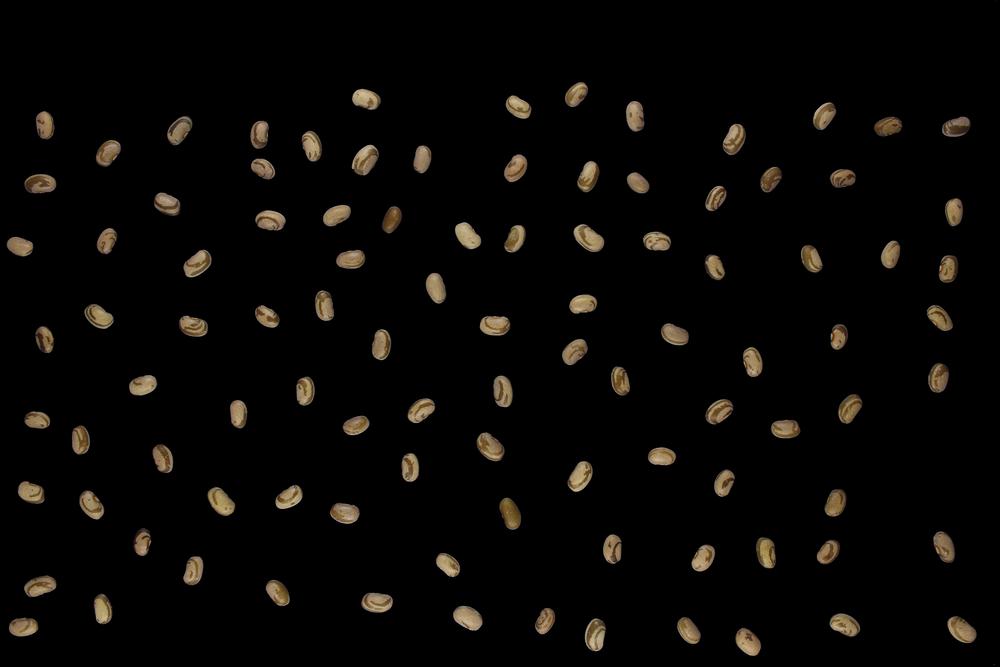
#> input picture Roteiros de Estudo Orientado - REOs/REO 02/AULA_09/img_seg.png, 1000 x 667 px, shrunk from 5184 x 3456 before the run, found by its file name
$ python hsv.py
#> lines starting #> are read from the running program, lines starting #| are printed output that depends on the picture; after the words box and inside, x2 and y2 are one past the last pixel; in counts of white or black regions, pixels touching at a corner belong together
########################################################################################################################
# Lavras - MG
# 20/06/2020
# Universidade Federal de Lavras - UFLA
# Departamento de Biologia
# Programa de Pós Graduação em Genética e Melhoramento de Plantas
# Disciplina: Visão Computacional No Melhoramento de Plantas
# Docente: Vinícius Quintão Carneiro
# E-mail: vinicius.carneiro@ufla.br
# Github: vqcarneiro
########################################################################################################################
# PROCEDIMENTO: Thresholding - Limiar Otsu
########################################################################################################################
# Importar pacotes
import cv2 # Importa o pacote opencv
import numpy as np # Importa o pacote numpy
from matplotlib import pyplot as plt # Importa o pacote matplotlib
########################################################################################################################
# Leitura da imagem

#nome_arquivo = 'img_feijao.jpg'
#nome_arquivo = 'cafe.jpg'
nome_arquivo = 'img_seg.png'
img_bgr = cv2.imread(nome_arquivo,1)
#> img_bgr is the input picture: shape (667, 1000, 3); mean B, G, R 5.4, 7.3, 8.8
img_rgb = cv2.cvtColor(img_bgr,cv2.COLOR_BGR2RGB)
img_HSV = cv2.cvtColor(img_bgr,cv2.COLOR_BGR2HSV)
#> img_HSV: shape (667, 1000, 3); mean H, S, V 2.4, 8.2, 8.8

print('----------------------------------------------------------------------------------------------------------------')
print('INFORMAÇÕES DA IMAGEM')
print('----------------------------------------------------------------------------------------------------------------')
lin, col, canais = np.shape(img_bgr)
#> lin = 667; col = 1000; canais = 3
print('Dimensão: ' + str(lin) +' x '+ str(col))
#| Dimensão: 667 x 1000
print('Canais: ' + str(canais))
#| Canais: 3
print('Largura: ' + str(col))
#| Largura: 1000
print('Altura: ' + str(lin))
#| Altura: 667
print('----------------------------------------------------------------------------------------------------------------')
########################################################################################################################
# Partição dos canais
H,S,V = cv2.split(img_HSV)
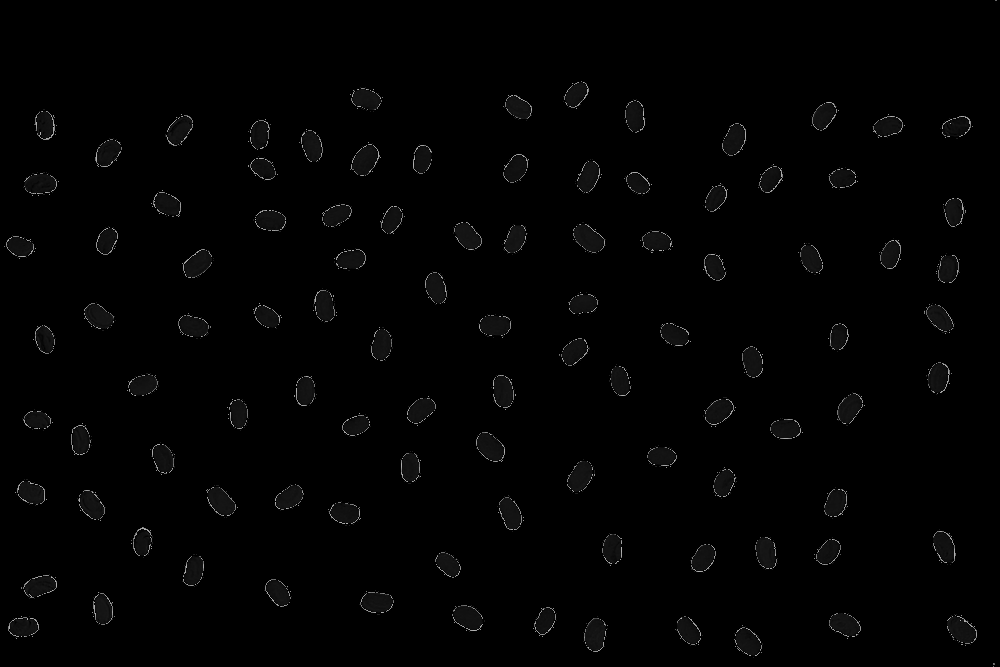
#> H: shape (667, 1000); min 0, max 179, mean 2.4
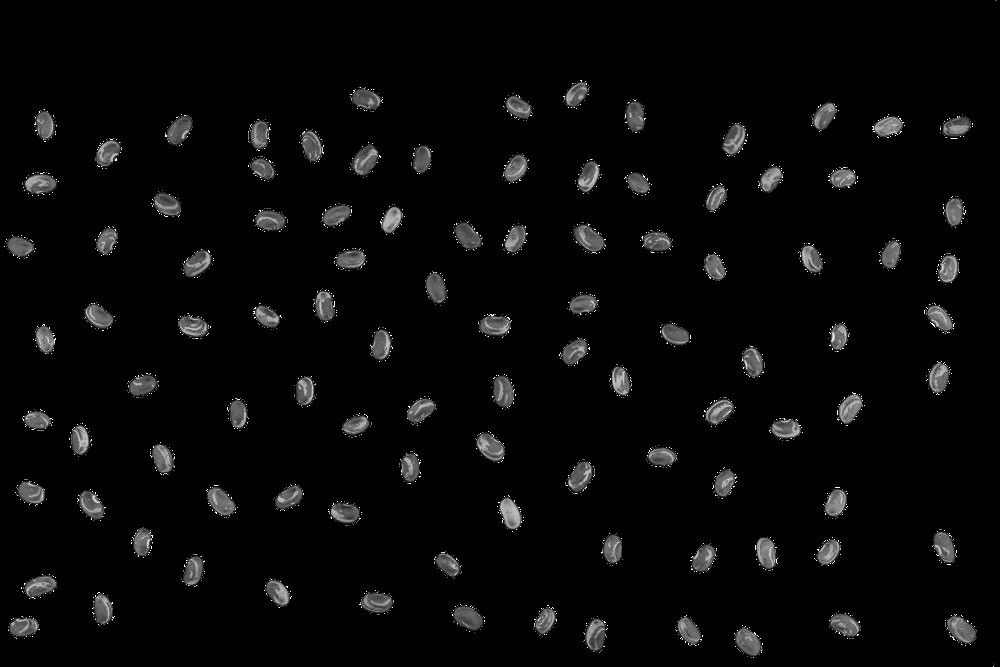
#> S: shape (667, 1000); min 0, max 255, mean 8.2
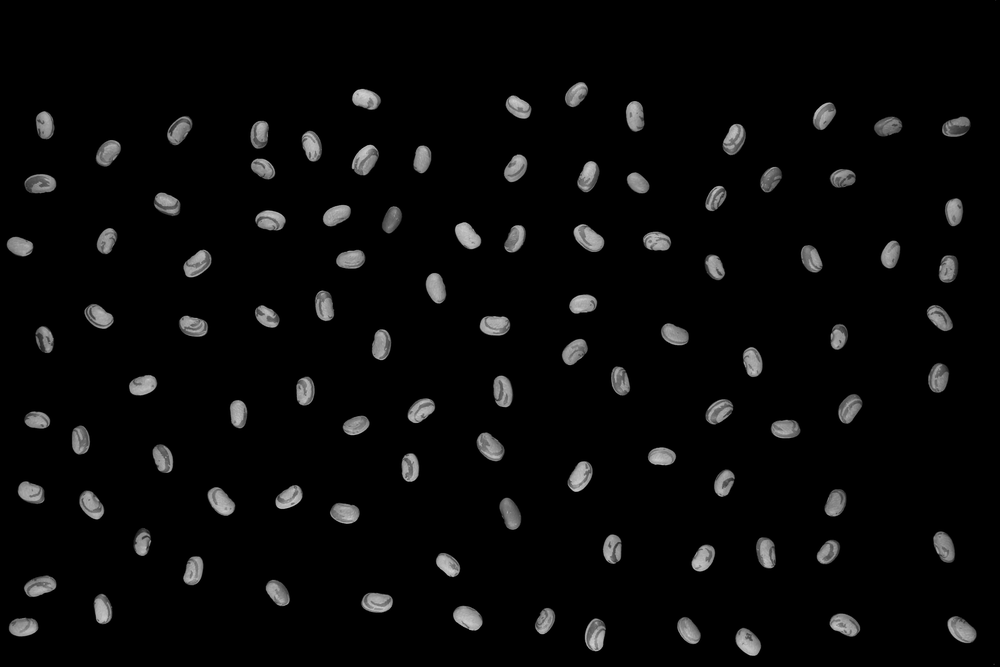
#> V: shape (667, 1000); min 0, max 208, mean 8.8
########################################################################################################################
# Histograma escala de cinza
hist_Cr = cv2.calcHist([S],[0], None, [256],[0,256])
#> hist_Cr = 256 values, max 615039 at index 0, min 0 at index 1, mean 2605.5

########################################################################################################################
# Limiarização - Thresholding

(L, img_limiar) = cv2.threshold(S,0,255,  cv2.THRESH_BINARY+cv2.THRESH_OTSU)
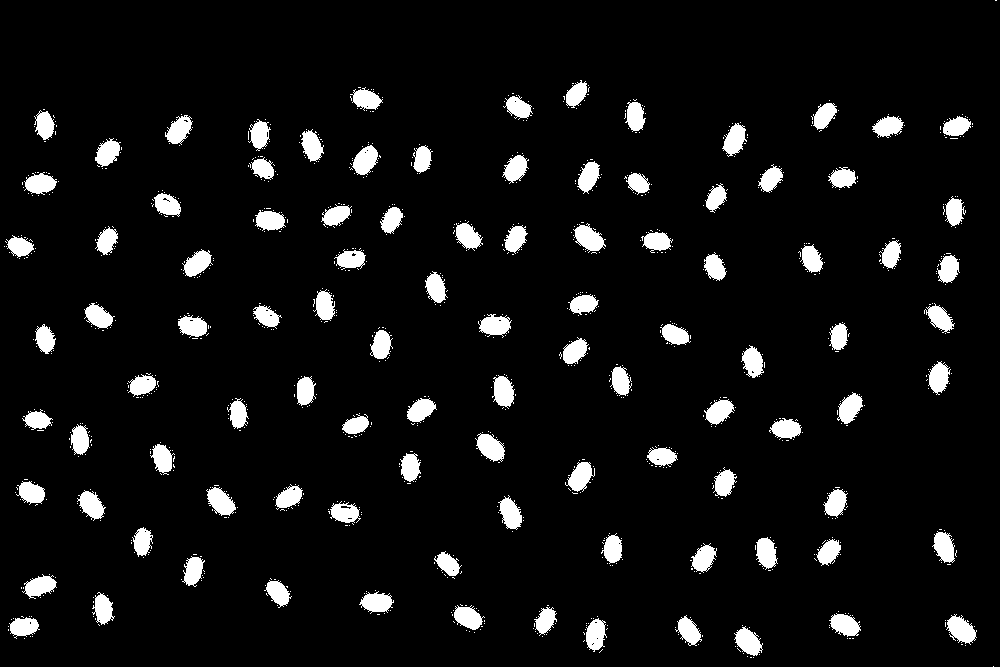
#> img_limiar: shape (667, 1000); 6.8% white; 931 white regions (831 under 20 px), largest, box (x1, y1, x2, y2) and area: (946, 614, 977, 645) 558, (573, 223, 606, 253) 548, (475, 433, 505, 462) 543
#> L = 57
(L, img_limiar_inv) = cv2.threshold(S,0,255,cv2.THRESH_BINARY_INV+cv2.THRESH_OTSU)

print('----------------------------------------------------------------------------------------------------------------')
print('INFORMAÇÕES DO AULA_03')
print('----------------------------------------------------------------------------------------------------------------')
print('Limiar: ' + str(L))
#| Limiar: 57.0
print('----------------------------------------------------------------------------------------------------------------')

########################################################################################################################
# Obtendo imagem segmentada
img_segmentada = cv2.bitwise_and(img_rgb,img_rgb,mask=img_limiar)

########################################################################################################################
# Apresentar figuras

plt.figure('Thresholding')
plt.subplot(2,2,1)
plt.imshow(img_rgb)
plt.title('RGB')

plt.subplot(2,2,2)
plt.plot(hist_Cr,color = 'black')
plt.axvline(x=L,color = 'r')
plt.title("Histograma - Cb")
plt.xlim([0,256])
plt.xlabel("Valores Pixels")
plt.ylabel("Número de Pixels")

plt.subplot(2,2,3)
plt.imshow(img_limiar,cmap='gray')
plt.title('Limiar: ' + str(L))

plt.subplot(2,2,4)
plt.imshow(img_limiar_inv,cmap='gray')
plt.title('Limiar: ' + str(L))

plt.figure('Segmentação')
plt.subplot(1,2,1)
plt.imshow(img_rgb)
plt.title('RGB')

plt.subplot(1,2,2)
plt.imshow(img_segmentada)
plt.title('Segmentada')

plt.show()
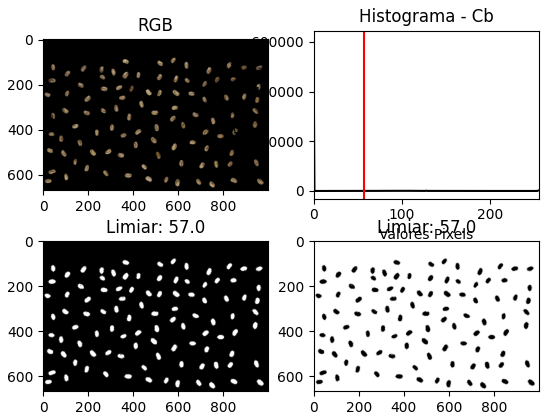
#> figure drawn by matplotlib, 4 panels; panel 2: curve peaks at x = 0, y = 615039
########################################################################################################################
#cv2.imwrite('img_seg.png',cv2.cvtColor(img_segmentada,cv2.COLOR_RGB2BGR))
